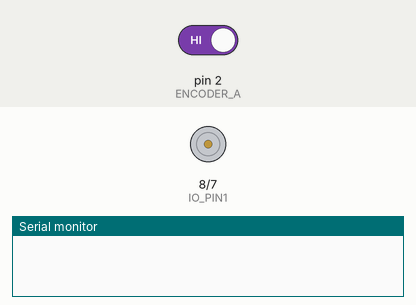
This sketch was run on a simulated Arduino Uno, built with avr-gcc and run on an emulated ATmega328P. Parts: motor-driver pin pairs drawn as motors (green arrow = first pin HIGH = forward, orange = second pin HIGH = backward, longer = more drive, scaled by the enable pin), the last lines printed to the serial monitor. Inputs (shaded band) come from the test bench; at power-on: pin 2 (ENCODER_A) HIGH.

Above: at 0.5 s.
At 5.3 s:
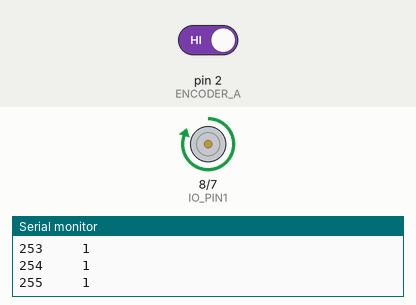
At 14.9 s:
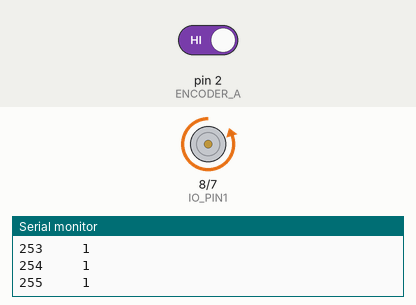
Timing chart, 0 to 25.1 s (numbered marks = the images above):
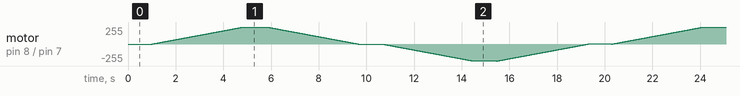

The sketch:

acceleratingmotor.ino
```cpp
//=======PIN settup ===
const int PWM_PIN = 9;
const int IO_PIN1 = 8;
const int IO_PIN2 = 7;
const int ENCODER_A = 2;

volatile long encoderCount = 0;

//=========time variables======

unsigned long lastPWMTime = 0;
unsigned long stateStartTime = 0;
const int interval = 15;
const int second = 1000;


//======== PWM interval=====

int pwmtotal = 0;

//===== state variables=======

int state = 0;           // 0 is paused bottom  1 is up 2 is paused top 3 is accelerate down.
bool forwardreverse = true;  // 1 is forward 0 is reversed (used for H bridge control)


void setup() {
  Serial.begin(9600);


  pinMode(IO_PIN1, OUTPUT);
  pinMode(IO_PIN2, OUTPUT);
  pinMode(PWM_PIN, OUTPUT);
  pinMode(ENCODER_A, INPUT);

  attachInterrupt(
    digitalPinToInterrupt(ENCODER_A),
    countPulse,
    RISING
  );


  digitalWrite(IO_PIN1, HIGH);
  digitalWrite(IO_PIN2, LOW);
}

void countPulse(){
    encoderCount ++;
  }

void loop() {


  // ==========STATE LOGIC ===========

//============ DIRECTION STATE LOGIC =========

if(state == 3){
  if(pwmtotal == 0){
    forwardreverse = !forwardreverse;
    Serial.println(forwardreverse);

  }
}

//=========== Speed State Logic ==========

  // pause for 1 second
  unsigned long currenttime = millis();

  if (pwmtotal == 0) {
    state = 0;
  }
  if (pwmtotal == 255) {
    state = 2;
  }
  if (state == 0) {
    if (currenttime - stateStartTime >= second) {
      stateStartTime = currenttime;
      state = 1;
    }
  }
  if (state == 2) {
    if (currenttime - stateStartTime >= second) {
      stateStartTime = currenttime;
      state = 3;
    }
  }


  //=======actuator logic =========

  if(forwardreverse == true){
  digitalWrite(IO_PIN1, HIGH);
  digitalWrite(IO_PIN2, LOW);

  }

  if(forwardreverse == false){
  digitalWrite(IO_PIN1, LOW);
  digitalWrite(IO_PIN2, HIGH);

  }

  if (state == 1) {
    if (currenttime - lastPWMTime >= interval) {
      analogWrite(PWM_PIN, pwmtotal);

      pwmtotal = pwmtotal + 1;
      lastPWMTime = currenttime;
      Serial.print(pwmtotal);
      Serial.print("     ");
      Serial.println(state);
    }
  }

  if (state == 3) {
    if (currenttime - lastPWMTime >= interval) {
      analogWrite(PWM_PIN, pwmtotal);

      pwmtotal = pwmtotal - 1;
      lastPWMTime = currenttime;
      Serial.print(pwmtotal);
      Serial.print("     ");
      Serial.println(state);
    }
  }
}
```
